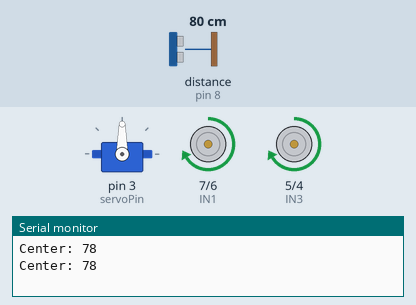
This sketch was run on a simulated Arduino Uno, built with avr-gcc and run on an emulated ATmega328P. Parts: servo, motor-driver pin pairs drawn as motors (green arrow = first pin HIGH = forward, orange = second pin HIGH = backward, longer = more drive, scaled by the enable pin), the last lines printed to the serial monitor. Wiring (inferred from the names in the program): ultrasonic range finder: trigger pin 9; echo pin 8. The test bench sets the inputs (shaded band); at power-on: distance to the obstacle (sensor on pin 8) 80 cm. The echo pulse lasts 58.3 µs per cm.

Above: at 2.2 s.
2.3 s: distance to the obstacle (sensor on pin 8) set to 24 cm
3.8 s: distance to the obstacle (sensor on pin 8) set to 20 cm
At 4.5 s:
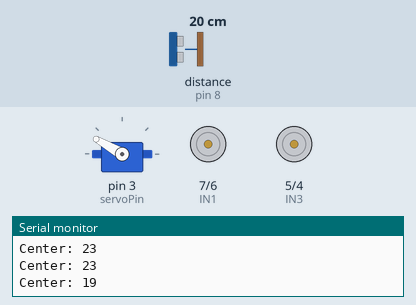
At 5.62 s:
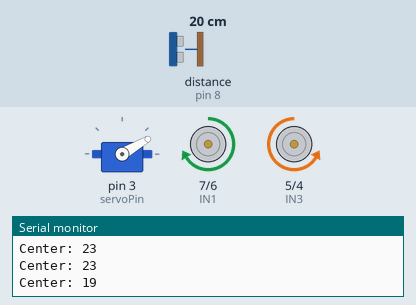
6.8 s: distance to the obstacle (sensor on pin 8) set to 4 cm
9.8 s: distance to the obstacle (sensor on pin 8) set to 2 cm
12.8 s: distance to the obstacle (sensor on pin 8) set to 35 cm
At 13.23 s:
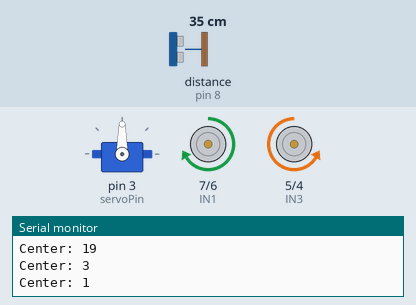
14.9 s: distance to the obstacle (sensor on pin 8) set to 9 cm
At 16.5 s:
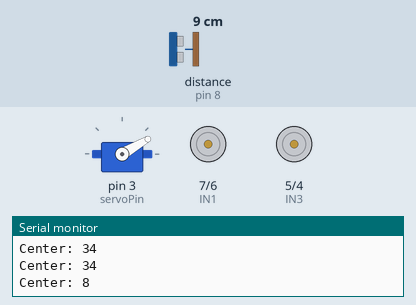
Timing chart, 0 to 18.9 s (numbered marks = the images above; inputs shaded):
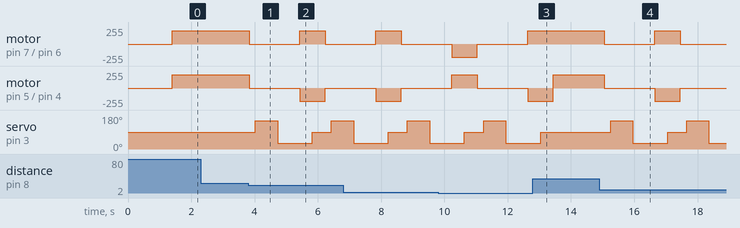

Measured:
- the behaviour switches between 22 and 21 cm on distance to the obstacle (sensor on pin 8) (found by bisection; images 0 and 1)
- after the input at 3.8 s, motor on pin 7 (IN1) / pin 6 (IN2): forward 200/255 → stopped at once, → forward 200/255 1.6 s later, → stopped 0.80 s later; motor on pin 5 (IN3) / pin 4 (IN4): forward 200/255 → stopped at once, → backward 200/255 1.6 s later, → stopped 0.80 s later
- after the input at 12.8 s, motor on pin 7 (IN1) / pin 6 (IN2): stays forward 200/255 (without the input it goes to stopped after 0.64 s); motor on pin 5 (IN3) / pin 4 (IN4): backward 200/255 → forward 200/255 after 0.64 s; servo on pin 3 (servoPin): goes on until 13.0 s, then stays 90°
- after the input at 14.9 s, motor on pin 7 (IN1) / pin 6 (IN2): forward 200/255 → stopped after 0.15 s, → forward 200/255 1.6 s later, → stopped 0.80 s later; motor on pin 5 (IN3) / pin 4 (IN4): forward 200/255 → stopped after 0.15 s, → backward 200/255 1.6 s later, → stopped 0.80 s later

The sketch:

code.ino
```cpp
#include <Servo.h>

// Pins
const int trigPin = 9;
const int echoPin = 8;
const int servoPin = 3;

const int IN1 = 7;
const int IN2 = 6;
const int IN3 = 5;
const int IN4 = 4;

const int ENA = 10;
const int ENB = 11;

Servo myServo;

void setup()
{
  pinMode(trigPin, OUTPUT);
  pinMode(echoPin, INPUT);

  pinMode(IN1, OUTPUT);
  pinMode(IN2, OUTPUT);
  pinMode(IN3, OUTPUT);
  pinMode(IN4, OUTPUT);

  pinMode(ENA, OUTPUT);
  pinMode(ENB, OUTPUT);

  myServo.attach(servoPin);
  myServo.write(90); // center position
  delay(1000);

  Serial.begin(9600);
}

void loop()
{
  int distance = getDistance(90); // center
  Serial.print("Center: ");
  Serial.println(distance);

  if (distance > 20)
  {
    moveForward();
  }
  else
  {
    stopMotors();
    delay(200);

    int leftDist = getDistance(150);
    delay(300);
    int rightDist = getDistance(30);
    delay(300);

    if (leftDist > rightDist)
    {
      turnLeft();
      delay(400);
    }
    else
    {
      turnRight();
      delay(400);
    }
  }
}

// Functions

long getDistance(int angle)
{
  myServo.write(angle);
  delay(400);

  digitalWrite(trigPin, LOW);
  delayMicroseconds(2);
  digitalWrite(trigPin, HIGH);
  delayMicroseconds(10);
  digitalWrite(trigPin, LOW);

  long duration = pulseIn(echoPin, HIGH);
  long distance = duration * 0.034 / 2;

  return distance;
}

void moveForward()
{
  digitalWrite(IN1, HIGH);
  digitalWrite(IN2, LOW);
  digitalWrite(IN3, HIGH);
  digitalWrite(IN4, LOW);

  analogWrite(ENA, 200);
  analogWrite(ENB, 200);
}

void turnLeft()
{
  digitalWrite(IN1, LOW);
  digitalWrite(IN2, HIGH);
  digitalWrite(IN3, HIGH);
  digitalWrite(IN4, LOW);

  analogWrite(ENA, 200);
  analogWrite(ENB, 200);
}

void turnRight()
{
  digitalWrite(IN1, HIGH);
  digitalWrite(IN2, LOW);
  digitalWrite(IN3, LOW);
  digitalWrite(IN4, HIGH);

  analogWrite(ENA, 200);
  analogWrite(ENB, 200);
}

void stopMotors()
{
  digitalWrite(IN1, LOW);
  digitalWrite(IN2, LOW);
  digitalWrite(IN3, LOW);
  digitalWrite(IN4, LOW);
}
```
